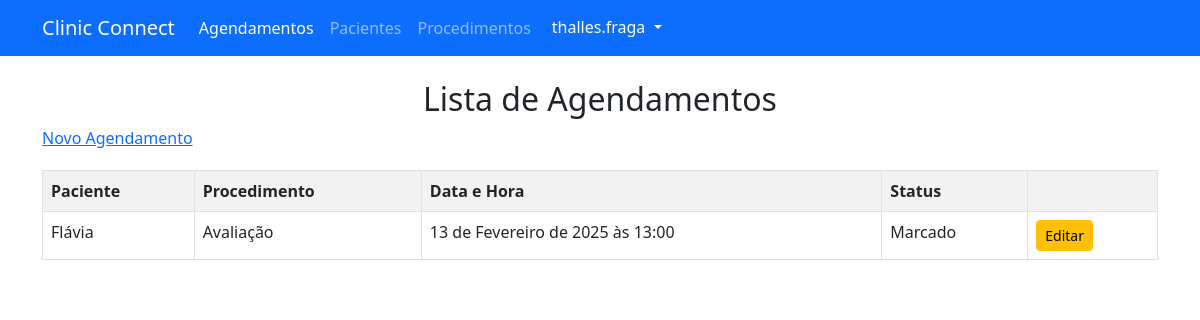
Page /agendamentos/ (signed in) on the earlier database version.
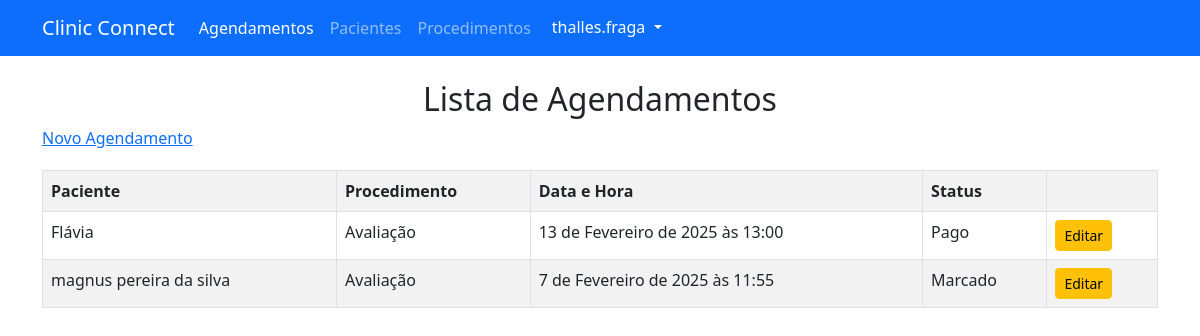
Same page on the later database version.
### usuarios/models.py (models this page shows, shortened)
class UsuarioPersonalizado(AbstractUser):
    bio = models.TextField(blank=True, null=True)

class Agendamento(models.Model):
    STATUS_CHOICE = [
        ('Marcado', 'Marcado'),
        ('Realizado', 'Realizado'),
        ('Pago', 'Pago'),
        ('Cancelado', 'Cancelado'),
    ]
    paciente = models.ForeignKey(Paciente, on_delete=models.CASCADE, related_name='agendamentos')
    procedimento = models.ForeignKey(Procedimento, on_delete=models.CASCADE)
    data_horario = models.DateTimeField(null=True, blank=True)  # Permite valores nulos
    usuario = models.ForeignKey(UsuarioPersonalizado, on_delete=models.CASCADE)
    status = models.CharField(max_length=10, choices=STATUS_CHOICE, default='Marcado')

class Paciente(models.Model):
    nome = models.CharField(max_length=100)
    data_nascimento = models.DateField()
    telefone = models.CharField(max_length=15, blank=True, null=True)
    endereco = models.TextField(blank=True, null=True)
    usuario = models.ForeignKey(UsuarioPersonalizado, on_delete=models.CASCADE)

class Procedimento(models.Model):
    nome = models.CharField(max_length=100)
    descricao = models.TextField(blank=True, null=True)
    preco = models.DecimalField(max_digits=10, decimal_places=2)
    usuario = models.ForeignKey(UsuarioPersonalizado, on_delete=models.CASCADE)

### usuarios/views.py (the view)
# urls.py: path('agendamentos/', listar_agendamentos, name='listar_agendamentos'),
@login_required
def listar_agendamentos(request):
    agendamentos = Agendamento.objects.filter(usuario=request.user)  # Filtra pelo usuário logado
    return render(request, 'usuarios/listar_agendamentos.html', {'agendamentos': agendamentos})

### usuarios/templates/usuarios/listar_agendamentos.html (shortened to what this page needs)
{% extends "usuarios/base.html" %}
{% block content %}
    <h2 class="text-center">Lista de Agendamentos</h2>
    <a href="{% url 'agendar_procedimento' %}">Novo Agendamento</a>
    <table class="table table-striped table-bordered">
        <tr>
            <th>Paciente</th>
            <th>Procedimento</th>
            <th>Data e Hora</th>
            <th>Status</th>
            <th></th>
        </tr>
        {% for agendamento in agendamentos %}
        <tr>
            <td>{{ agendamento.paciente.nome }}</td>
            <td>{{ agendamento.procedimento.nome }}</td>
            <td>{{ agendamento.data_horario }}</td>
            <td>{{ agendamento.status }}</td>
            <td>
                <a href="{% url 'editar_agendamento' agendamento.id%}"class="btn btn-warning btn-sm">Editar</a>
            </td>
        </tr>
        {% empty %}
        <tr>
            <td colspan="3" class="text-center">Nenhum agendamento encontrado.</td>
        </tr>
        {% endfor %}
    </table>
{% endblock content %}

### usuarios/templates/usuarios/base.html (shortened to what this page needs)
{% load static %}
<!DOCTYPE html>
<html lang="pt-br">
<head>
    <link rel="stylesheet" type="text/css" href="{% static 'css/estilo.css' %}">
    <link rel="stylesheet" href="https://cdn.jsdelivr.net/npm/bootstrap@5.3.0/dist/css/bootstrap.min.css">
</head>
<body>
    <nav class="navbar navbar-expand-lg navbar-dark bg-primary">
        <div class="container">
          <a class="navbar-brand">Clinic Connect</a>
          {% if user.is_authenticated %}
          <div class="collapse navbar-collapse" id="navbarNavDropdown">
            <ul class="navbar-nav me-auto">
              <li class="nav-item">
                <a class="nav-link active" aria-current="page" href="{% url 'listar_agendamentos' %}">Agendamentos</a>
              </li>
              <li class="nav-item">
                <a class="nav-link" href="{% url 'listar_pacientes' %}">Pacientes</a>
              </li>
              <li class="nav-item">
                <a class="nav-link" href="{% url 'listar_procedimentos' %}">Procedimentos</a>
              </li>
                <div class="dropdown ms-auto">
                    <button class="btn btn-primary dropdown-toggle" type="button" id="userDropdown" data-bs-toggle="dropdown" aria-expanded="false">
                        {{ user.username }}
                    </button>
                </div>
            </ul>
          </div>
          {% endif %}
        </div>
      </nav>
    <div class="container mt-4">
        {% block content %}{% endblock content%}
    </div>
</body>
</html>

### usuarios/static/css/estilo.css (style rules this page uses)
body { font-family: Arial, sans-serif; background-color: #f4f4f4; margin: 0; padding: 0; }
h2 { color: #333; text-align: center; }
table { width: 80%; margin: 20px auto; border-collapse: collapse; background: white; }
th, td { padding: 10px; border: 1px solid #ddd; text-align: left; }
th { background-color: #007BFF; color: white; }
tr:nth-child(even) { background-color: #f9f9f9; }
.btn-primary { width: 100%; }

Differences in the rows shown:
changed Agendamento "Flávia": status "Marcado" → "Pago"
added Agendamento: paciente.nome "magnus pereira da silva", procedimento.nome "Avaliação", data_horario "7 de Fevereiro de 2025 às 11:55", status "Marcado"
